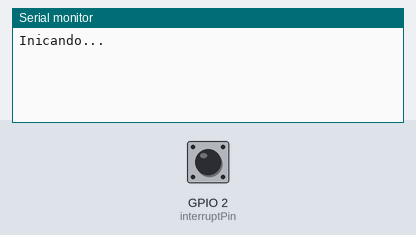
The sketch below on a simulated ESP8266 (NodeMCU). Shown: the last lines printed to the serial monitor. The test bench sets the inputs (shaded band); at power-on: GPIO 2 (interruptPin) HIGH.

Above: at 1.2 s.
1.3 s: GPIO 2 (interruptPin) pulled LOW for 0.15 s
At 2.4 s:
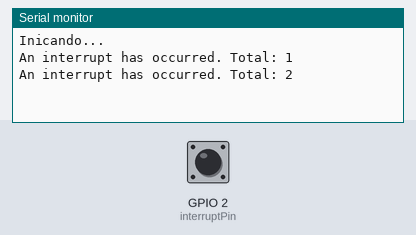
2.9 s: GPIO 2 (interruptPin) pulled LOW for 1 s
At 4.8 s:
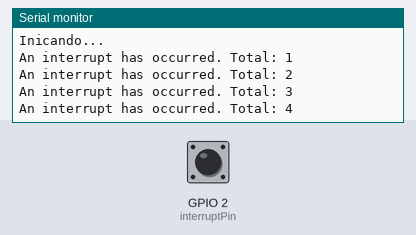
5.4 s: GPIO 2 (interruptPin) pulled LOW for 0.15 s
At 6.7 s:
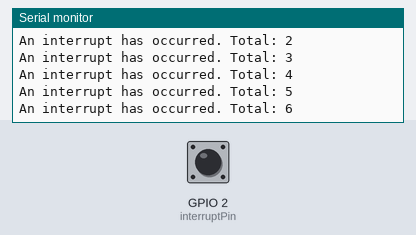
Timing chart, 0 to 8.4 s (numbered marks = the images above; inputs shaded):
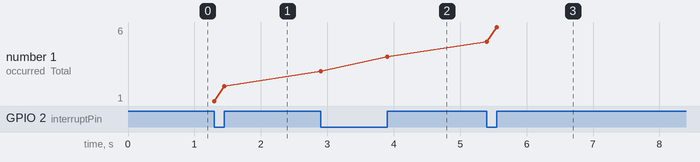

Measured:
- after the input at 1.3 s, the serial monitor: prints a new line at once (image 1)
- after the input at 2.9 s, the serial monitor: prints a new line at once (image 2)
- after the input at 5.4 s, the serial monitor: prints a new line at once (image 3)
- plotted number 1: 2 → 4 after the input at 2.9 s, 4 → 6 after the input at 5.4 s

The sketch:

fluxo-de-agua-sensor-2.ino
```cpp
const byte interruptPin = 2;
volatile byte interruptCounter = 0;
int numberOfInterrupts = 0;

void ICACHE_RAM_ATTR handleInterrupt() {
  interruptCounter++;
}


void setup() {

  Serial.begin(115200);
  pinMode(interruptPin, INPUT_PULLUP);
  attachInterrupt(digitalPinToInterrupt(interruptPin), handleInterrupt, CHANGE);

  Serial.println("Inicando...");

}


void loop() {

  if(interruptCounter>0){

      interruptCounter--;
      numberOfInterrupts++;

      Serial.print("An interrupt has occurred. Total: ");
      Serial.println(numberOfInterrupts);
  }

}
```
